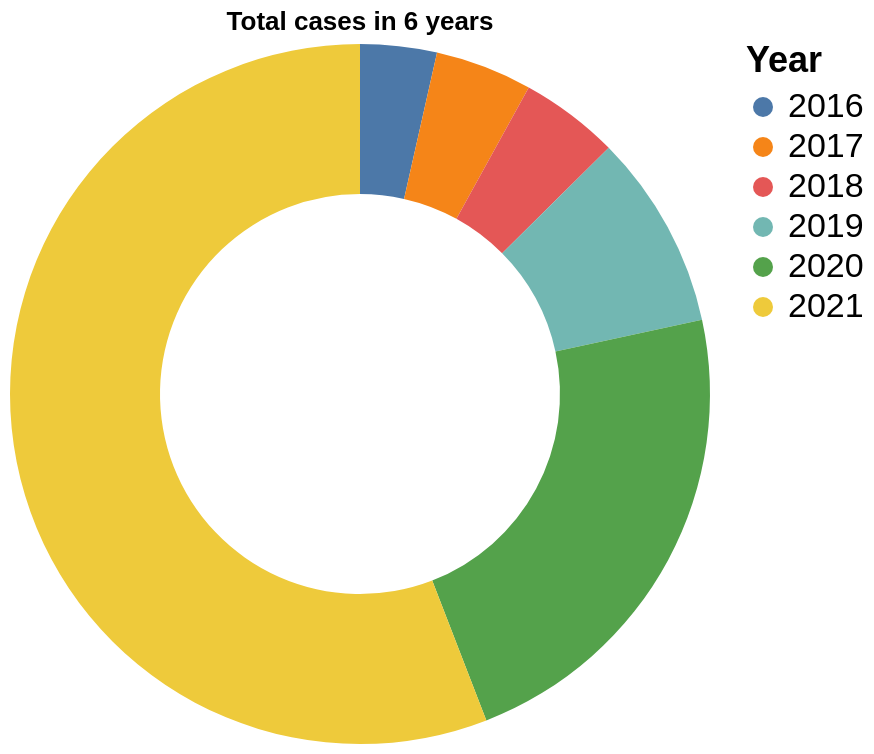

Vega-Lite specification stored for this chart:
### Vega-Lite specification from a JSON file in a GitHub repository (floating-point values rounded to 4 significant figures)
{"$schema": "https://vega.github.io/schema/vega-lite/v5.json", "title": "Total cases in 6 years", "description": "Total cases in 6 years", "width": 350, "height": 350, "data": {"values": [{"Year": "2016", "value": 73213}, {"Year": "2017", "value": 92708}, {"Year": "2018", "value": 94728}, {"Year": "2019", "value": 186804}, {"Year": "2020", "value": 466717}, {"Year": "2021", "value": 1157786}]}, "mark": {"type": "arc", "innerRadius": 100}, "encoding": {"theta": {"field": "value", "type": "quantitative"}, "color": {"field": "Year", "type": "nominal", "legend": {"titleColor": "black", "labelColor": "black", "labelFontSize": 17, "titleFontSize": 18}}, "tooltip": [{"field": "Year", "type": "nominal", "title": "Year"}, {"field": "value", "type": "quantitative", "title": "Total cases"}]}}
